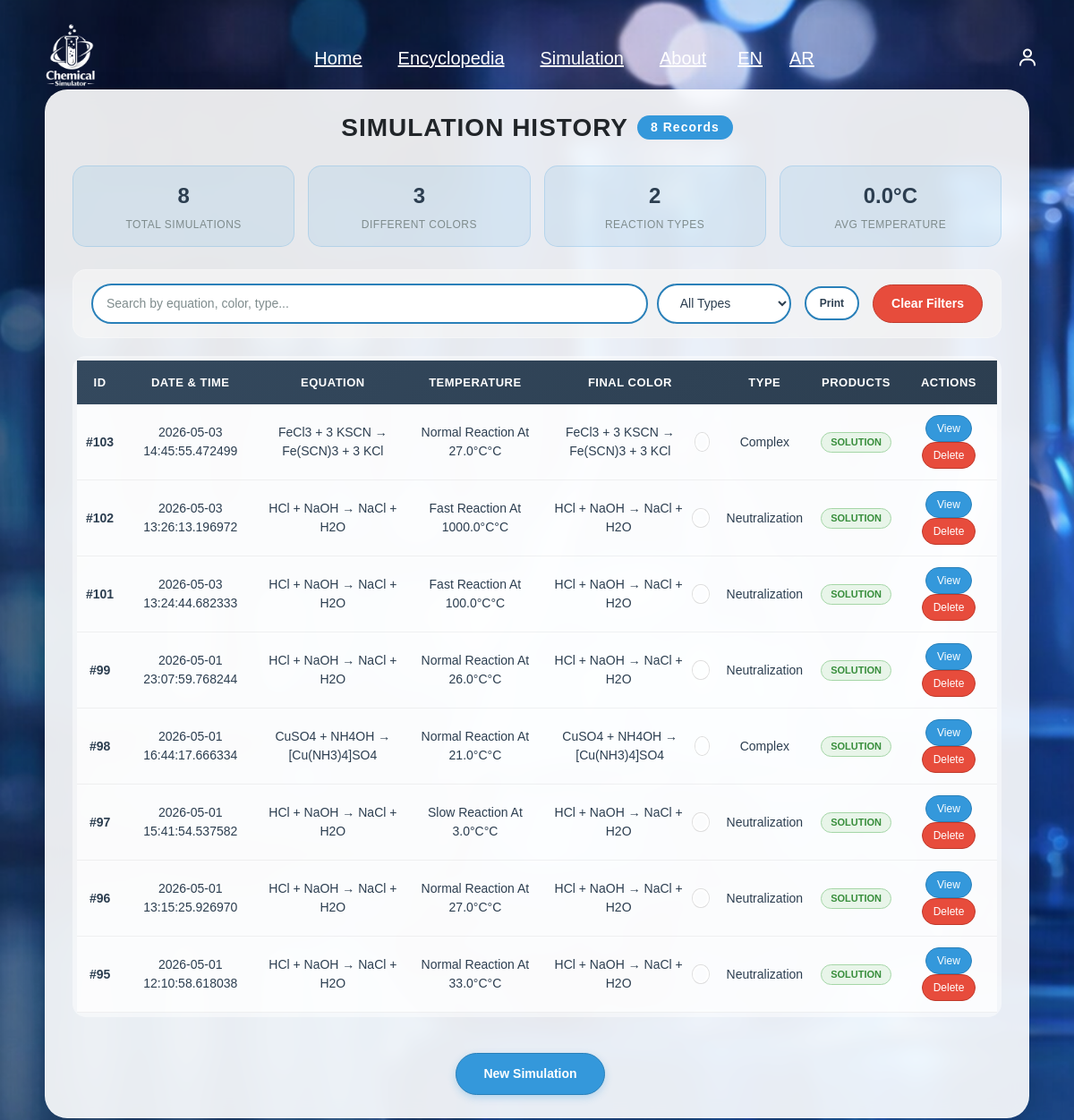
The page /simulation/history (signed in) on the database its author committed.
### tables this page shows
CREATE TABLE reaction_results (
        id INTEGER PRIMARY KEY AUTOINCREMENT,
        simulation_id INTEGER UNIQUE NOT NULL,
        products TEXT,
        energyReleased REAL,
        state TEXT, color TEXT,
        FOREIGN KEY (simulation_id) REFERENCES "simulation"(id)
    );

CREATE TABLE "simulation" (
        id INTEGER PRIMARY KEY AUTOINCREMENT,
        user_id INTEGER NOT NULL,
        reaction_id INTEGER NOT NULL,
        date TEXT NOT NULL,
        result TEXT, temperature REAL DEFAULT 25,
        FOREIGN KEY (user_id) REFERENCES users(id),
        FOREIGN KEY (reaction_id) REFERENCES chemical_reactions(id)
    );

CREATE TABLE chemical_reactions (
        id INTEGER PRIMARY KEY AUTOINCREMENT,
        equation TEXT NOT NULL,
        type TEXT,
        temperature REAL,
        pressure REAL
    , result_color TEXT, gas_produced INTEGER DEFAULT 0, precipitate INTEGER DEFAULT 0, min_temp REAL DEFAULT 25, description TEXT, created_at TEXT);

### routes/simulation.py (the view)
@simulation_bp.route("/history", methods=["GET"])
def simulation_history():
    if "user_id" not in session:
        return redirect(url_for("login.login"))
    db = get_db()
    cursor = db.cursor()
    cursor.execute("""
        SELECT s.id, s.date, s.result, s.temperature,
               rr.products, rr.color, rr.state,
               r.equation as reaction_equation
        FROM simulation s
        JOIN reaction_results rr ON s.id = rr.simulation_id
        LEFT JOIN chemical_reactions r ON s.reaction_id = r.id
        WHERE s.user_id = ?
        ORDER BY s.date DESC
        LIMIT 20
    """, (session["user_id"],))
    history = cursor.fetchall()
    return render_template("simulation/history.html", history=history)

### app.py (called while the page is built)
def get_locale():
    return session.get('lang', 'en')

@app.before_request
def set_language():
    lang = request.args.get('lang')
    if lang:
        session['lang'] = lang

@app.context_processor
def inject_globals():
    return dict(get_locale=get_locale)

@app.context_processor
def inject_notifications():
    conn = sqlite3.connect('database/chemical.db')
    c = conn.cursor()
    c.execute("SELECT COUNT(*) FROM pending_reactions WHERE status='pending'")
    count = c.fetchone()[0]
    conn.close()
    return dict(pending_count=count)

### database/db.py (called while the page is built)
def get_db():
    if "db" not in g:
        g.db = sqlite3.connect(DB_PATH)
        g.db.row_factory = sqlite3.Row  # مهم جدًا ليعمل user["password"]
    return g.db

### templates/simulation/history.html (shortened to what this page needs)
{% extends "base.html" %}
{% block head %}
<link rel="stylesheet" href="{{ url_for('static', filename='css/history.css') }}">
{% endblock %}
{% block content %}
<div class="overlay">
    <div class="history-container">
        <h1>
            {{ _('SIMULATION HISTORY') }}
            <span class="records-badge">{{ history|length }} {{ _('Records') }}</span>
        </h1>
        <div class="stats-grid">
            <div class="stat-card">
                <div class="stat-value">{{ history|length }}</div>
                <div class="stat-label">{{ _('Total Simulations') }}</div>
            </div>
            <div class="stat-card">
                {% set colors = [] %}
                <div class="stat-value">{{ colors|length }}</div>
                <div class="stat-label">{{ _('Different Colors') }}</div>
            </div>
            <div class="stat-card">
                {% set types = [] %}
                <div class="stat-value">{{ types|length }}</div>
                <div class="stat-label">{{ _('Reaction Types') }}</div>
            </div>
            <div class="stat-card">
                {% set total_temp = 0.0 %}
                {% for sim in history %}
                    {% set total_temp = total_temp + sim[2]|float %}
                {% endfor %}
                {% if history|length > 0 %}
                    {% set avg_temp = (total_temp / history|length)|round(1) %}
                {% else %}
                    {% set avg_temp = 0 %}
                {% endif %}
                <div class="stat-value">{{ avg_temp }}°C</div>
                <div class="stat-label">{{ _('Avg Temperature') }}</div>
            </div>
        </div>
        <div class="filter-section">
            <div class="search-box">
                <input type="text" class="search-input" id="searchInput" placeholder="{{ _('Search by equation, color, type...') }}" onkeyup="filterTable()">
                <select class="filter-select" id="typeFilter" onchange="filterTable()">
                    <option value="all">{{ _('All Types') }}</option>
                </select>
            </div>
            <div class="export-buttons">
                <button class="export-btn" onclick="printTable()">{{ _('Print') }}</button>
            </div>
            <button class="clear-filter" onclick="clearFilters()">{{ _('Clear Filters') }}</button>
        </div>
        <div class="table-container">
            <table id="historyTable">
                <thead>
                    <tr>
                        <th>{{ _('ID') }}</th>
                        <th>{{ _('Date & Time') }}</th>
                        <th>{{ _('Equation') }}</th>
                        <th>{{ _('Temperature') }}</th>
                        <th>{{ _('Final Color') }}</th>
                        <th>{{ _('Type') }}</th>
                        <th>{{ _('Products') }}</th>
                        <th>{{ _('Actions') }}</th>
                    </tr>
                </thead>
                <tbody>
                    {% if history %}
                        {% for sim in history %}
                        <tr>
                            <td><strong>#{{ sim[0] }}</strong></td>
                            <td>{{ sim[1] }}</td>
                            <td>{{ sim[7] or sim[3] }}</td>
                            <td>{{ sim[2] }}°C</td>
                            <td>
                                <div class="color-cell">
                                    {{ sim[4] }}
                                    <span class="color-dot" style="background-color: '{{ sim[4] }}';"></span>
                                </div>
                            </td>
                            <td>{{ sim[6] }}</td>
                            <td>
                                {% set type_lower = sim[6]|lower %}
                                {% if 'gas' in type_lower %}
                                    <span class="badge badge-gas">{{ _('Gas') }}</span>
                                {% elif 'precipitation' in type_lower or 'precipitate' in type_lower %}
                                    <span class="badge badge-precipitate">{{ _('Precipitate') }}</span>
                                {% else %}
                                    <span class="badge badge-solution">{{ _('Solution') }}</span>
                                {% endif %}
                            </td>
                            <td>
                                <button class="action-btn view-btn" onclick="viewSimulation('{{ sim[0] }}')">{{ _('View') }}</button>
                                <button class="action-btn delete-btn" onclick="deleteSimulation('{{ sim[0] }}')">{{ _('Delete') }}</button>
                            </td>
                        </tr>
                        {% endfor %}
                    {% endif %}
                </tbody>
            </table>
        </div>
        <div class="nav-links">
            <a href="{{ url_for('simulation.simulation_page') }}" class="btn">{{ _('New Simulation') }}</a>
        </div>
    </div>
</div>
{% endblock %}

### templates/base.html (shortened to what this page needs)
<!doctype html>
<html lang="{{ get_locale() }}" dir="{{ 'rtl' if get_locale() == 'ar' else 'ltr' }}">
  <head>
    <link href="https://cdn.jsdelivr.net/npm/bootstrap@5.3.2/dist/css/bootstrap.min.css" rel="stylesheet"/>
    <link href='https://unpkg.com/boxicons@2.1.4/css/boxicons.min.css' rel='stylesheet'>
    <link rel="stylesheet" href="{{ url_for('static', filename='css/style.css') }}"/>
    <link rel="stylesheet" href="{{ url_for('static', filename='css/login.css') }}"/>
    {% block head %}{% endblock %}
  </head>
  <body>
    {% include "header.html" %}
    {% block content %}{% endblock %}
  </body>
</html>

### templates/header.html (shortened to what this page needs)
<header class="fixed-top py-4 text-white">
  <div class="container-fluid px-5 d-flex align-items-center justify-content-between">
    <a href="{{ url_for('home') }}" class="logo">
      <img src="{{ url_for('static', filename='img/logo.png') }}" alt="Logo" class="logo-img" />
    </a>
    <nav class="navbar d-none d-md-flex">
      <a href="{{ url_for('home') }}" class="text-white mx-2">{{ _('Home') }}</a>
      <a href="{{ url_for('compound.encyclopedia') }}" class="text-white mx-2">{{ _('Encyclopedia') }}</a>
      <a href="{{ url_for('simulation.simulation_page') }}" class="text-white mx-2">{{ _('Simulation') }}</a>
      <a href="{{ url_for('home') }}#about" class="text-white mx-2">{{ _('About') }}</a>
      <a href="{{ request.path }}?lang=en" class="lang-btn">EN</a>
      <a href="{{ request.path }}?lang=ar" class="lang-btn">AR</a>
    </nav>
<div class="user-menu">
  <i class="bx bx-user user-icon"></i>
</div>
  </div>
</header>

### static/css/style.css (style rules this page uses)
* { padding: 0; margin: 0; box-sizing: border-box; font-family: "Lucida Sans", "Lucida Sans Regular", "Lucida Grande", "Lucida Sans Unicode", Geneva, Verdana, sans-serif; outline: none; border: none; text-decoration: none; text-transform: capitalize; transition: 0.2s linear; }
html { font-size: 62.5%; scroll-behavior: smooth; overflow-x: hidden; }
header { background-color: rgba(0, 0, 0, 0); box-shadow: none; position: fixed; width: 100%; z-index: 999; }
header a, header .logo, header .navbar a, header .user-menu i { color: #fff !important; }
.logo { font-size: 2rem; font-weight: bolder; }
.navbar a { font-size: 2rem; padding: 0 1.5rem; font-family: "Lucida Sans", "Lucida Sans Regular", "Lucida Grande", "Lucida Sans Unicode", Geneva, Verdana, sans-serif; }
.logo img.logo-img { height: 100px; width: auto; display: block; }
.user-icon { color: #fff !important; }
.user-menu { position: relative; cursor: pointer; display: flex; align-items: center; }
.user-menu i { font-size: 24px; padding: 10px; border-radius: 50%; transition: 0.3s ease; }
.btn { display: inline-block; margin-top: 15px; margin-right: 15px; padding: 1rem 2.5rem; font-size: 1.6rem; background: #1f4ed8; color: white; }
.user-menu { position: relative; display: inline-block; }
.user-icon { font-size: 22px; cursor: pointer; color: #2f6bff; padding: 8px; }
.user-menu::after { content: ""; position: absolute; top: 100%; height: 10px; width: 100%; }

### static/css/login.css (style rules this page uses)
* { margin: 0; padding: 0; box-sizing: border-box; font-family: "Lucida Sans", "Lucida Sans Regular", "Lucida Grande", "Lucida Sans Unicode", Geneva, Verdana, sans-serif; }
body { display: flex; justify-content: center; align-items: flex-start; min-height: 100vh; padding-top: 120px; background: url("../img/img1.png") no-repeat; background-size: cover; background-position: center; }
input[type="email"], input[type="text"], input[type="password"] { text-transform: none !important; }

### rows shown on the page
reaction_results: sim "103", date "2026-05-03 14:45:55.472499", equation "FeCl3 + 3 KSCN → Fe(SCN)3 + 3 KCl", result "Normal Reaction At 27.0°C", products "FeCl3 + 3 KSCN → Fe(SCN)3 + 3 KCl", state "Complex"
reaction_results: sim "102", date "2026-05-03 13:26:13.196972", equation "HCl + NaOH → NaCl + H2O", result "Fast Reaction At 1000.0°C", products "HCl + NaOH → NaCl + H2O", state "Neutralization"
reaction_results: sim "101", date "2026-05-03 13:24:44.682333", equation "HCl + NaOH → NaCl + H2O", result "Fast Reaction At 100.0°C", products "HCl + NaOH → NaCl + H2O", state "Neutralization"
reaction_results: sim "99", date "2026-05-01 23:07:59.768244", equation "HCl + NaOH → NaCl + H2O", result "Normal Reaction At 26.0°C", products "HCl + NaOH → NaCl + H2O", state "Neutralization"
reaction_results: sim "98", date "2026-05-01 16:44:17.666334", equation "CuSO4 + NH4OH → [Cu(NH3)4]SO4", result "Normal Reaction At 21.0°C", products "CuSO4 + NH4OH → [Cu(NH3)4]SO4", state "Complex"
reaction_results: sim "97", date "2026-05-01 15:41:54.537582", equation "HCl + NaOH → NaCl + H2O", result "Slow Reaction At 3.0°C", products "HCl + NaOH → NaCl + H2O", state "Neutralization"
reaction_results: sim "96", date "2026-05-01 13:15:25.926970", equation "HCl + NaOH → NaCl + H2O", result "Normal Reaction At 27.0°C", products "HCl + NaOH → NaCl + H2O", state "Neutralization"
reaction_results: sim "95", date "2026-05-01 12:10:58.618038", equation "HCl + NaOH → NaCl + H2O", result "Normal Reaction At 33.0°C", products "HCl + NaOH → NaCl + H2O", state "Neutralization"

### other values the page prints
{{ history|length }} "8"
{{ colors|length }} "3"
{{ types|length }} "2"
{{ avg_temp }} "0.0"
form field value "All Types"
